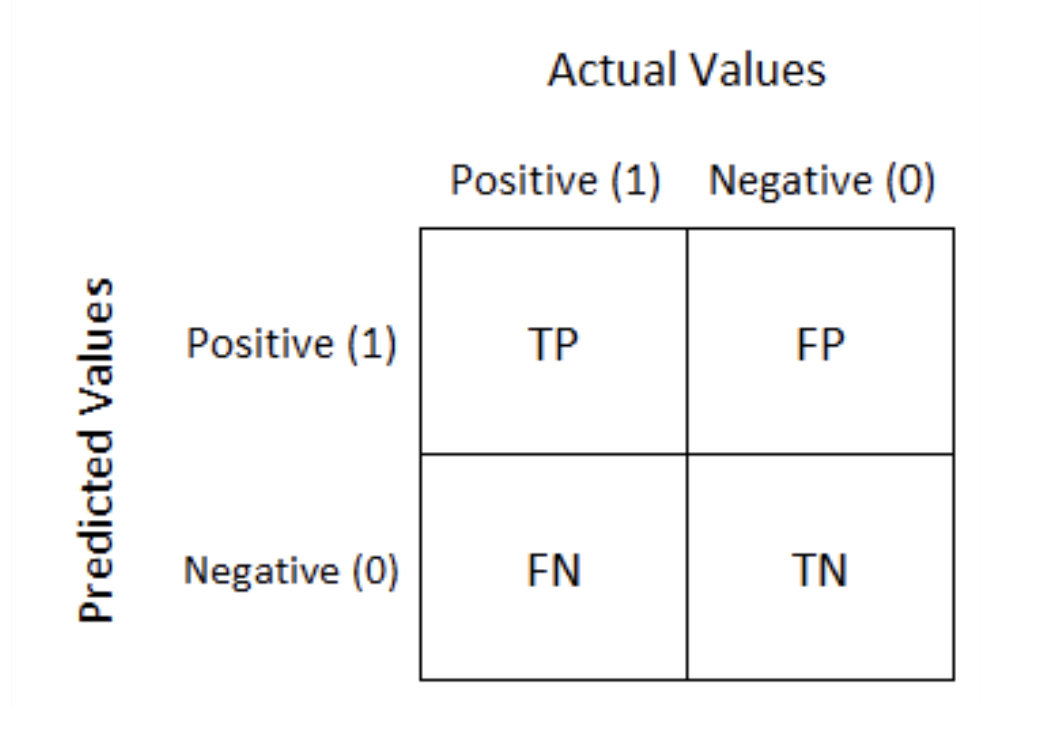
#> input picture confusion_matrix.png, 1044 x 732 px
$ jupyter execute 'Breast Cancer Classification.ipynb'
#> lines starting #> are read from the running program, lines starting #| are printed output that depends on the picture
## CASE STUDY: BREAST CANCER CLASSIFICATION

## Problem Statement

- Predicting if the cancer diagnosis is benign or malignant based on several observations/features
- 30 features are used, examples:
        - radius (mean of distances from center to points on the perimeter)
        - texture (standard deviation of gray-scale values)
        - perimeter
        - area
        - smoothness (local variation in radius lengths)
        - compactness (perimeter^2 / area - 1.0)
        - concavity (severity of concave portions of the contour)
        - concave points (number of concave portions of the contour)
        - symmetry
        - fractal dimension ("coastline approximation" - 1)

- Datasets are linearly separable using all 30 input features
- Number of Instances: 569
- Class Distribution: 212 Malignant, 357 Benign
- Target class:
         - Malignant
         - Benign

Dataset: https://archive.ics.uci.edu/ml/datasets/Breast+Cancer+Wisconsin+(Diagnostic)

## Importing Dependencies

[cell 1]
import pandas as pd # Import Pandas for data manipulation using dataframes
import numpy as np # Import Numpy for data statistical analysis
import matplotlib.pyplot as plt # Import matplotlib for data visualisation
import seaborn as sb # Statistical data visualization
from sklearn.model_selection import GridSearchCV #Importing GridSearch to analyze and loop through matrices
from PIL import Image #Importing pil to print images from local directory
from sklearn.metrics import classification_report, confusion_matrix #Importing classification report and confusion matrix
from sklearn.svm import SVC #Importing Support Vector Classifer
from sklearn.model_selection import train_test_split #Importing sklearn to train, test and split the data

# Importing Data

[cell 2]
from sklearn.datasets import load_breast_cancer

[cell 3]
cancer = load_breast_cancer()

[cell 4]
cancer

[cell 5]
cancer.keys() #Showing keys from the jsonified dataset

[cell 6]
print(cancer['DESCR']) #Describes the dataset

[cell 7]
print(cancer['target']) #Printing targets 0 being Malignant(bad/malo) 1 being Benign(good/bueno)

[cell 8]
print(cancer['target_names']) #Printing target key names

[cell 9]
print(cancer['feature_names']) #Printing features they are a feature in an individual measurable property or characteristic of a phenomenon being observed in ML

[cell 10]
cancer['data'].shape #shape shows number of rows and columns 569 being the rows(0,1) and 30 being the column/features(mean rad...)

[cell 11]
df_cancer= pd.DataFrame(np.c_[cancer['data'], cancer['target']], columns = np.append(cancer['feature_names'], ['target']))

[cell 12]
df_cancer.head() #Created dataframe and showcased first 5 rows of the data using pandas and appending feature_names as columnts and adding an additional column called target

[cell 13]
df_cancer.tail() #Show now the last 5 rows

# Visualizing the Data

[cell 14]
## Using seaborn to print an pairplot with specifying the target
sb.pairplot(df_cancer, hue= 'target', vars = ['mean radius', 'mean texture', 'mean area', 'mean perimeter', 'mean smoothness'])
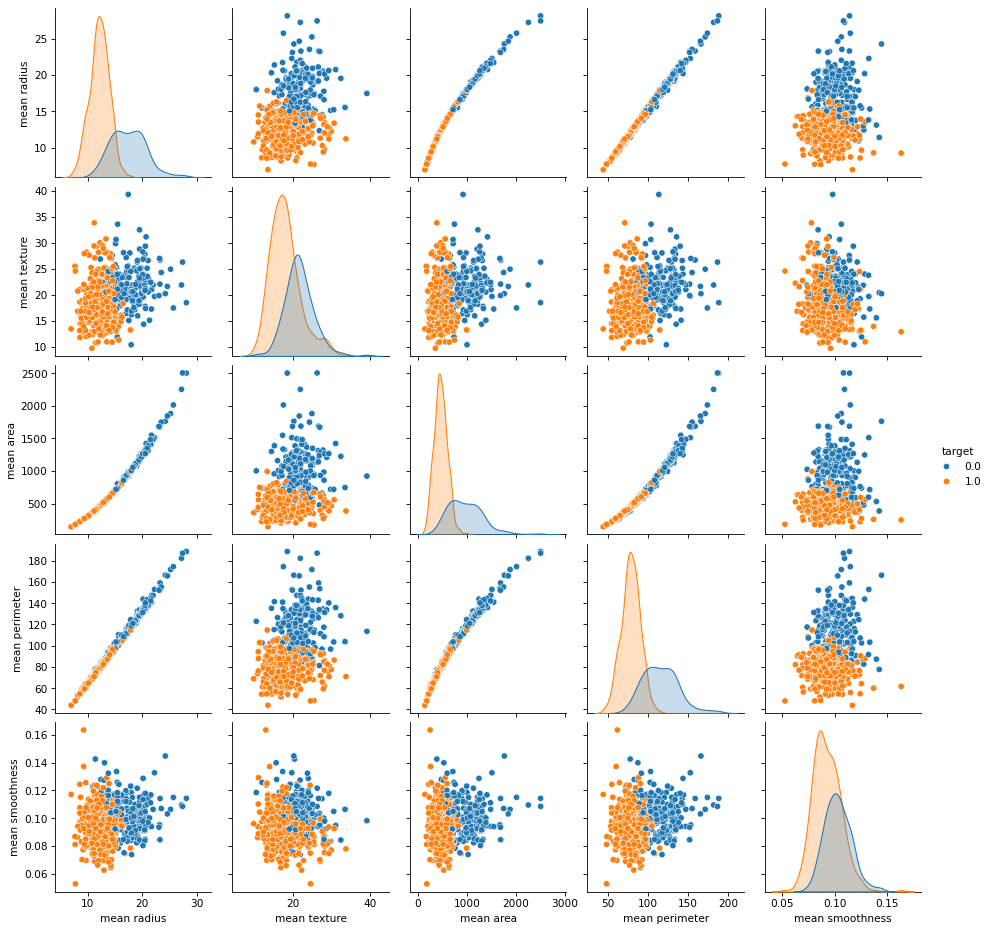
#> figure drawn by matplotlib, 25 panels

[cell 15]
sb.countplot(df_cancer['target']) #Separating malignant and benign by count
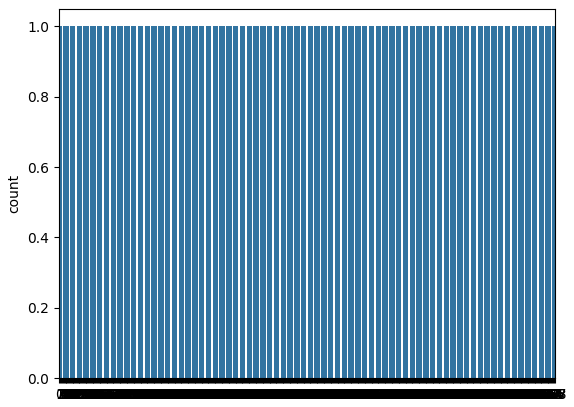
#> figure drawn by matplotlib, 1 panel

[cell 16]
sb.scatterplot(x = 'mean area', y = 'mean smoothness', hue = 'target', data = df_cancer) #Graphing x as mean area and y set to smoothness
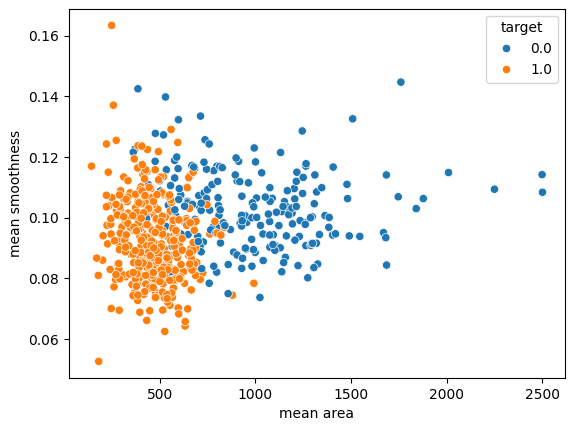
#> figure drawn by matplotlib, 1 panel

[cell 17]
plt.figure(figsize = (20,10))
sb.heatmap(df_cancer.corr(), annot = True) #Heatmap showcasing correlation between different features
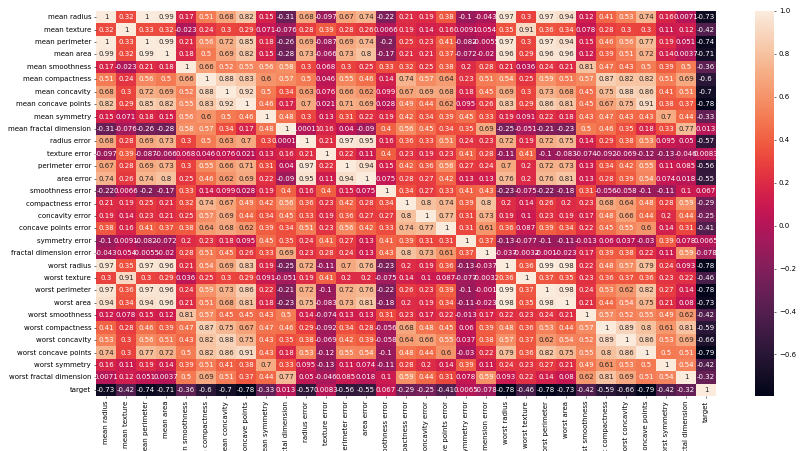
#> figure drawn by matplotlib, 2 panels

# Model Training (Finding a Problem Solution)

[cell 18]
X = df_cancer.drop(['target'], axis =1) #Creating X as new df and dropping target(output) feature
X

[cell 19]
y = df_cancer['target']# Defining target(output) as y axis
y

[cell 20]
X_train, X_test, y_train, y_test = train_test_split(X, y, test_size=0.2, random_state=5) #initiating testing and dividing between training and testing dataset

[cell 21]
X_train

[cell 22]
y_train

[cell 23]
svc_model = SVC() #Initiating SVC object

[cell 24]
svc_model.fit(X_train, y_train) #Using fit method to incorporate input and output data (Training Data)

# Evaluating The Model

[cell 25]
y_predict= svc_model.predict(X_test) #Predicting on actual test target data

[cell 26]
y_predict

[cell 27]
cm= confusion_matrix(y_test, y_predict) #Confusion matrix helps us with correctly classified samples and misclassified samples

[cell 28]
im = Image.open('confusion_matrix.png') #Resizing confusion matrix elaboration after importing it.
#> im is the input picture: PIL image 1044x732 RGBA; mean R, G, B, A 247.3, 247.2, 247.3, 255
display(im.resize((int(im.size[0]/2),int(im.size[1]/2)), 0) )
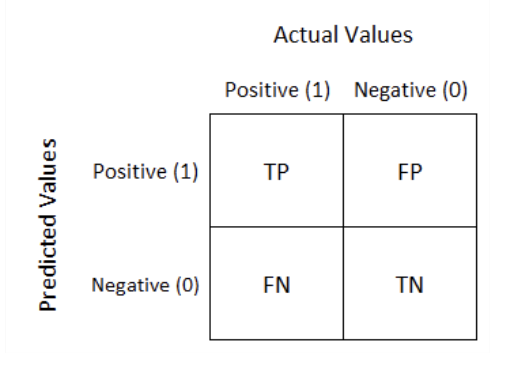
#> shown: PIL image 522x366 RGBA; mean R, G, B, A 247.4, 247.3, 247.4, 255
# TP= True Positive(+), FP= False Positive(+), FN= False Negative(-), TN= True Negative(-)
#Type 1 error = Prediction came out to be positive but actual value is negative (This is good) Quadrant 1
#Type 2 error = Prediction came out to be negative but actual value is positive (This is bad) Quadrant 3

[cell 29]
sb.set(font_scale=3.0) #Improving size of the heatmap annotation
sb.heatmap(cm, annot= True)
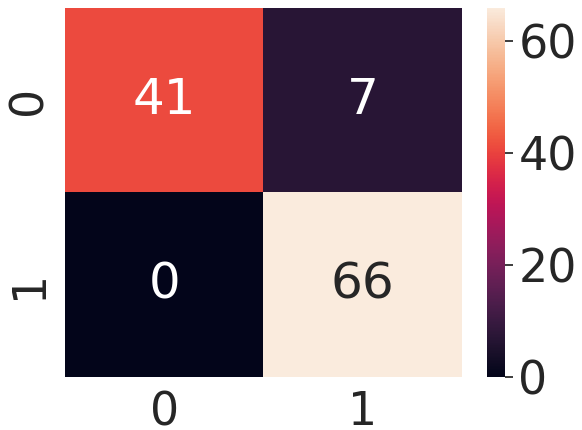
#> figure drawn by matplotlib, 2 panels

# Improving the Model

[cell 30]
min_train= X_train.min() #Getting min value

[cell 31]
range_train= (X_train- min_train).max() #Getting the max value

[cell 32]
X_train_scaled= (X_train - min_train)/range_train #Scaling the x train

[cell 33]
sb.scatterplot(x= X_train['mean area'], y= X_train['mean smoothness'], hue= y_train) #The mean area values are over 1 without normalization
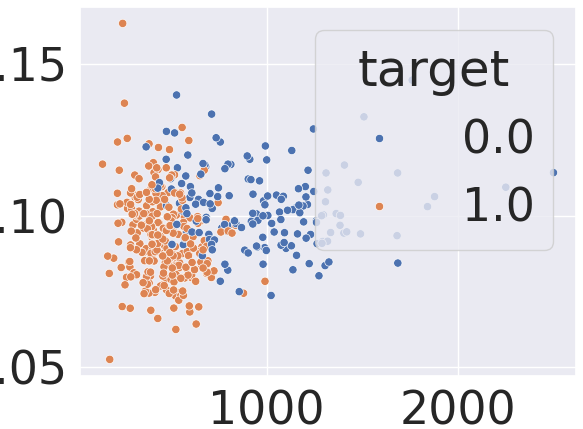
#> figure drawn by matplotlib, 1 panel

[cell 34]
sb.scatterplot(x= X_train_scaled['mean area'], y= X_train_scaled['mean smoothness'], hue= y_train)
#The objective of normalization is to keep the data between 0 and 1
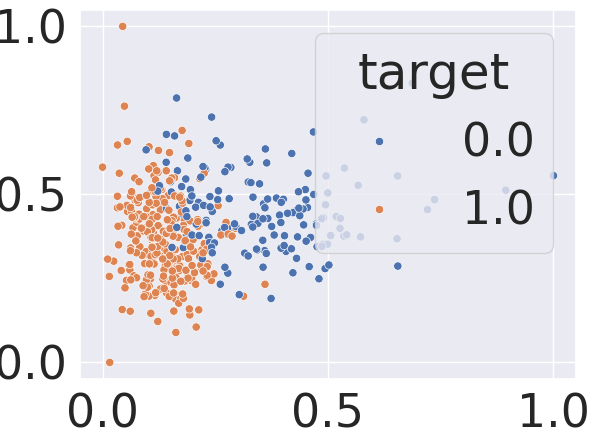
#> figure drawn by matplotlib, 1 panel

[cell 35]
#Testing the real data now
min_test = X_test.min() #Min
range_test = (X_test - min_test).max() #Max
X_test_scaled= (X_test - min_test)/ range_test #Scalled

[cell 36]
svc_model.fit(X_train_scaled, y_train)

[cell 37]
y_predict = svc_model.predict(X_test_scaled)

[cell 38]
cm = confusion_matrix(y_test, y_predict)

[cell 39]
sb.set(font_scale=3.0) #Improving size of the heatmap annotation
sb.heatmap(cm, annot = True)
#This is great, only misclassified are 4 samples
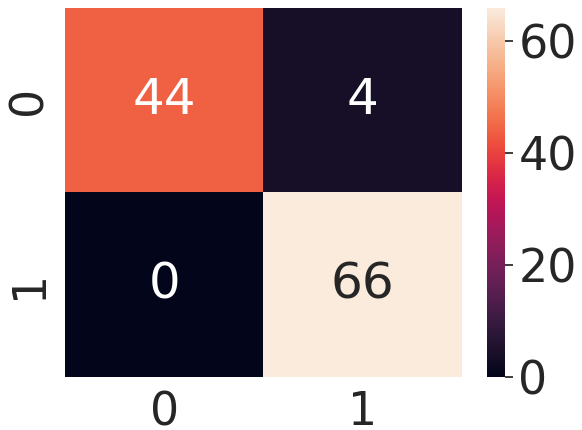
#> figure drawn by matplotlib, 2 panels
